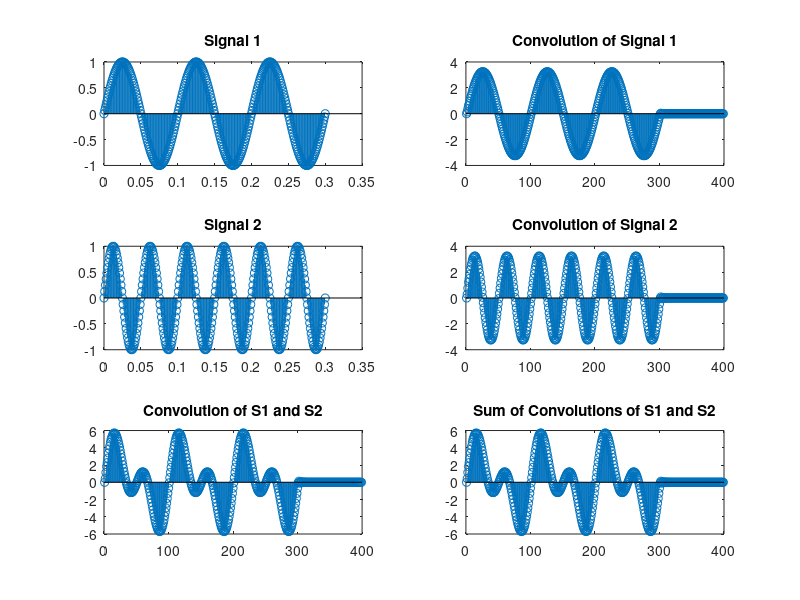

Write the MATLAB code that produced this figure.
clc
clear all
close all
f1 = 10;
f2 = 20;
fs = 1000;
n = 0:1/fs:0.30;
bx = [2.2403 2.4908 2.2403];
by = [1 0.4 0.75];
h = impz(bx,by);
x1 = sin(2*pi*f1*n);
x2 = sin(2*pi*f2*n);
x = x1+x2;
y1 = conv(x,h);
subplot(3,2,1)
stem(n,x1);
title('Signal 1');
subplot(3,2,3)
stem(n,x2);
title('Signal 2');
subplot(3,2,5)
stem(y1);
title('Convolution of S1 and S2');

yx1 = conv(x1,h);
yx2 = conv(x2,h);
y2 = yx1+yx2;
subplot(3,2,2)
stem(yx1);
title('Convolution of Signal 1');
subplot(3,2,4)
stem(yx2);
title('Convolution of Signal 2');
subplot(3,2,6)
stem(y2);
title('Sum of Convolutions of S1 and S2');
